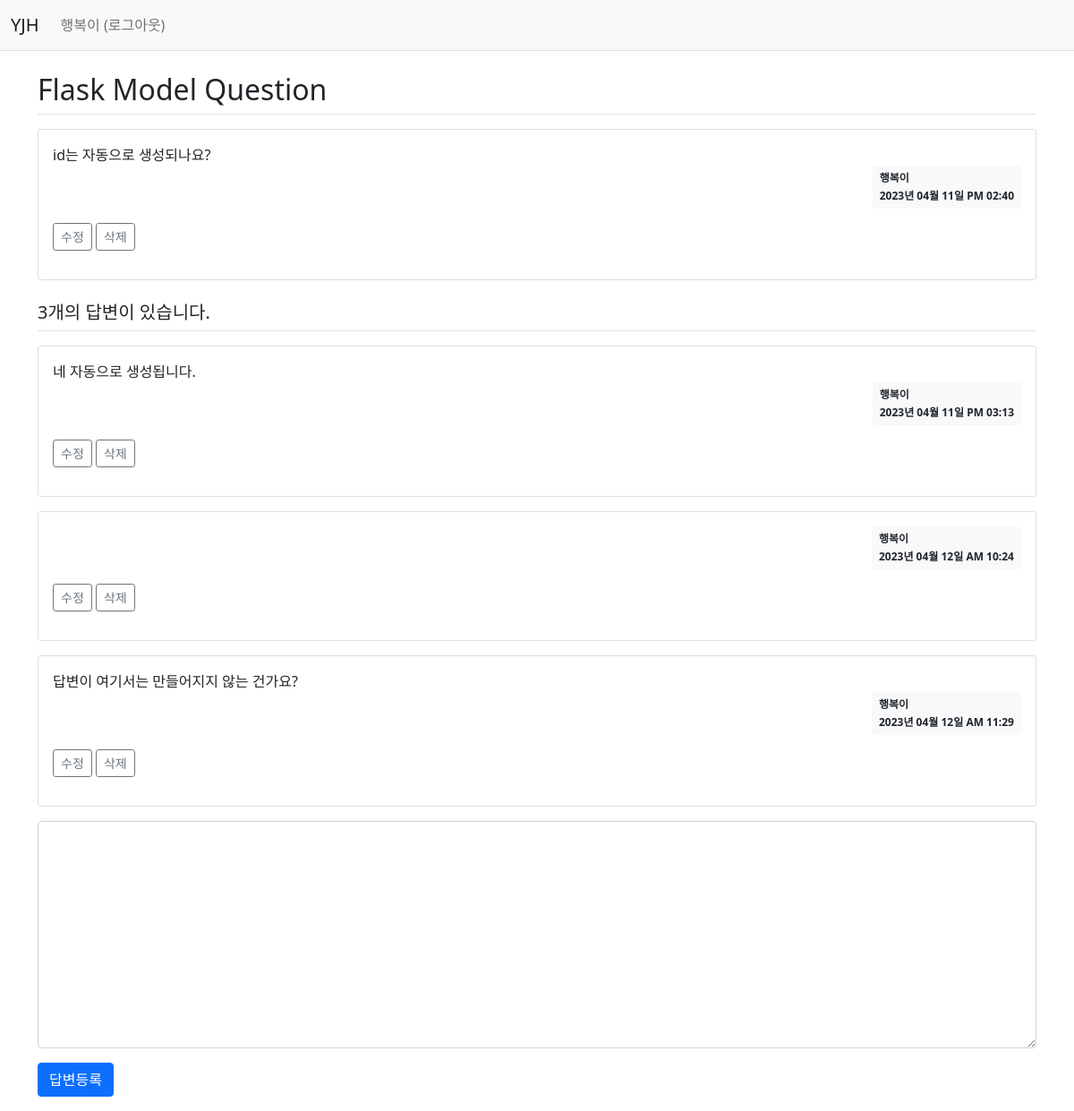
Screenshot of /question/detail/2/ (signed in) with the database file from the repository.
### yjh/models.py (models this page shows)
class User(db.Model):
    id = db.Column(db.Integer, primary_key=True)
    username = db.Column(db.String(150), unique=True, nullable=False) # unique 중복 x
    password = db.Column(db.String(200), nullable=False)
    email = db.Column(db.String(120), unique=True, nullable=False)

class Question(db.Model):  #Question = table name
    id = db.Column(db.Integer, primary_key=True) # 컬럼 만들기
    subject = db.Column(db.String(200), nullable=False)
    content = db.Column(db.Text(), nullable=False)
    create_date = db.Column(db.DateTime(), nullable=False)
    user_id = db.Column(db.Integer, db.ForeignKey('user.id', ondelete='CASCADE'), nullable=False)
    user = db.relationship('User', backref=db.backref('question_set'))
    modify_date = db.Column(db.DateTime(), nullable=True)
    views = db.Column(db.Integer, nullable=False, default=0)

class Answer(db.Model):
    id = db.Column(db.Integer, primary_key=True)
    question_id = db.Column(db.Integer, db.ForeignKey('question.id', ondelete='CASCADE')) #
    question = db.relationship('Question', backref=db.backref('answer_set'))
    content = db.Column(db.Text(), nullable=False)
    create_date = db.Column(db.DateTime(), nullable=False)
    user_id = db.Column(db.Integer, db.ForeignKey('user.id', ondelete='CASCADE'), nullable=False)
    user = db.relationship('User', backref=db.backref('answer_set'))
    modify_date = db.Column(db.DateTime(), nullable=True)

### yjh/views/question_views.py (the view)
@bp.route('/detail/<int:question_id>/')
def detail(question_id):
    form = AnswerForm()
    question = Question.query.get_or_404(question_id)
    if question.views is None:
        question.views = 1
    else:
        question.views += 1
    db.session.commit()
    return render_template('question/question_detail.html', question=question, form=form)

### yjh/forms.py
class AnswerForm(FlaskForm): # 답변 등록 폼 추가하기
    content = TextAreaField('내용', validators=[DataRequired('내용은 필수입력 항목입니다.')])

### yjh/filter.py (called while the page is built)
def format_datetime(value, fmt='%Y년 %m월 %d일 %p %I:%M'):
    return value.strftime(fmt)

### yjh/views/auth_views.py (called while the page is built)
@bp.before_app_request # 요청하기 전에 (가장)먼저 실행하기 _ 가장 먼저 실행되는 annotation..?
def load_logged_in_user():
    user_id = session.get('user_id')
    if user_id is None:
        g.user = None
    else:
        g.user = User.query.get(user_id)

### yjh/templates/question/question_detail.html (shortened to what this page needs)
<!DOCTYPE html>
<html lang="en">
<head>
</head>
<body>
{% extends 'base.html' %}
{% block content %}
<div class="container my-3">
    <h2 class="border-bottom py-2">{{ question.subject }}</h2>
    <div class="card my-3">
        <div class="card-body">
            <div class="card-text" style="white-space: pre-line;">{{ question.content }}</div>
            <div class="d-flex justify-content-end">
                <div class="badge bg-light text-dark p-2 text-start">
                    <div class="mb-2">{{ question.user.username }}</div>
                    <div>{{ question.create_date|datetime  }}</div>
                </div>
            </div>
            <div class="my-3">
                {% if g.user == question.user %}
                <a href="{{ url_for('question.modify', question_id=question.id) }}"
                   class="btn btn-sm btn-outline-secondary">수정</a>
                <a href="javascript:void(0)" class="delete btn btn-sm btn-outline-secondary"
               data-uri="{{ url_for('question.delete', question_id=question.id) }}">삭제</a>
                {% endif %}
            </div>
        </div>
    </div>
    <h5 class="border-bottom my-3 py-2">{{ question.answer_set|length }}개의 답변이 있습니다.</h5>
    {% for answer in question.answer_set %}
    <div class="card my-3">
        <div class="card-body">
            <div class="card-text" style="white-space: pre-line;">{{ answer.content }}</div>
            <div class="d-flex justify-content-end">
                <div class="badge bg-light text-dark p-2 text-start">
                    <div class="mb-2">{{ answer.user.username }}</div>
                    <div>{{ answer.create_date|datetime }}</div>
                </div>
            </div>
            <div class="my-3">
                {% if g.user == answer.user %}
                <a href="{{ url_for('answer.modify', answer_id=answer.id) }}"
                   class="btn btn-sm btn-outline-secondary">수정</a>
                <a href="#" class="delete btn btn-sm btn-outline-secondary "
               data-uri="{{ url_for('answer.delete', answer_id=answer.id) }}">삭제</a>
                {% endif %}
            </div>
        </div>
    </div>
    {% endfor %}
    <form action="{{ url_for('answer.create', question_id=question.id) }}" method="post" class="my-3">
        <div class="mb-3">
            <textarea {% if not g.user %}disabled{% endif %}
                    name="content" id="content" class="form-control" rows="10"></textarea>
        </div>
        <input type="submit" value="답변등록" class="btn btn-primary">
    </form>
</div>
{% endblock %}

### yjh/templates/navbar.html (shortened to what this page needs)
<!DOCTYPE html>
<html lang="en">
<head>
</head>
<body>
<nav class="navbar navbar-expand-lg navbar-light bg-light border-bottom">
    <div class="container-fluid">
        <a class="navbar-brand" href="{{ url_for('main.index') }}">YJH</a>
        <div class="collapse navbar-collapse" id="navbarSupportedContent">
            {% if g.user %}
            <ul class="navbar-nav">
                <li class="nav-item ">
                    <a class="nav-link" href="{{ url_for('auth.logout') }}">{{ g.user.username }} (로그아웃)</a>
                </li>
            </ul>
            {% endif %}
        </div>
    </div>
</nav>
</body>
</html>

### rows the page displays
User: user.username "행복이"
Question: subject "Flask Model Question", content "id는 자동으로 생성되나요?", create_date "2023년 04월 11일 PM 02:40"
Answer: content "네 자동으로 생성됩니다.", user.username "행복이", create_date "2023년 04월 11일 PM 03:13"
Answer: user.username "행복이", create_date "2023년 04월 12일 AM 10:24"
Answer: content "답변이 여기서는 만들어지지 않는 건가요?", user.username "행복이", create_date "2023년 04월 12일 AM 11:29"

### other values shown
{{ question.answer_set|length }} "3"
